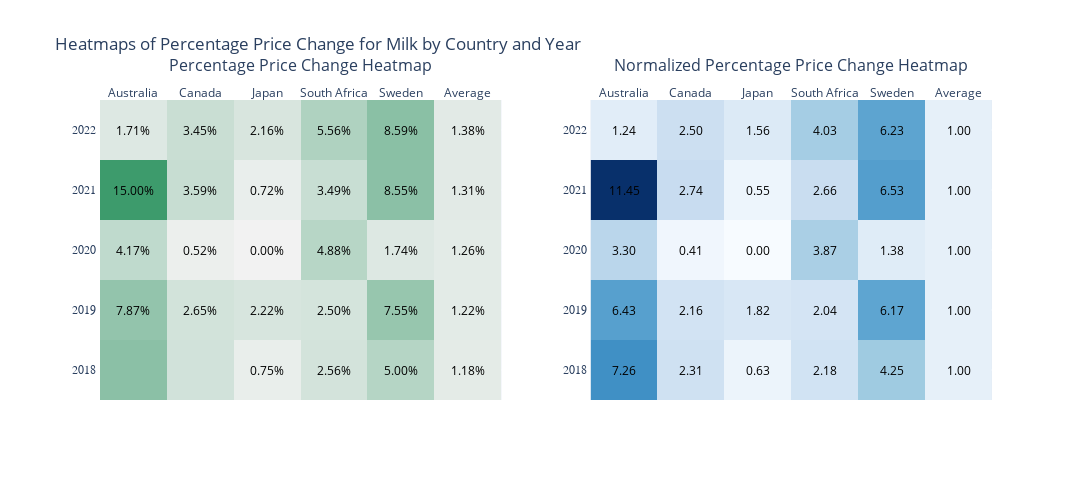

This figure's notebook cell:
### Code cell
graphing.inter_country_price_heatmaps(inter_country_price_stats, inter_country_price_stats_norm, "Milk", "PERC_PRICE_CHANGE_START_YEAR_TO_END_YEAR")

### Figure 1 — Plotly figure (JSON) as saved in the notebook; plotly's stock layout.template omitted (floating-point values rounded to 4 significant figures; data arrays with more than 128 entries replaced by an {"elided": "..."} marker saying what was removed)
{"data": [{"colorscale": {"elided": "255x2 mixed values"}, "hovertemplate": "Country: %{y}<br>Year: %{x}<br>Value: $%{z:.2f}<extra></extra>", "showlegend": false, "showscale": false, "type": "heatmap", "x": ["Australia", "Canada", "Japan", "South Africa", "Sweden", "Average"], "xaxis": "x", "y": [2018, 2019, 2020, 2021, 2022], "yaxis": "y", "z": [[8.537, 2.717, 0.7463, 2.564, 5.0, 1.176], [7.865, 2.646, 2.222, 2.5, 7.547, 1.222], [4.167, 0.5155, 0, 4.878, 1.739, 1.262], [15.0, 3.59, 0.7246, 3.488, 8.547, 1.31], [1.709, 3.448, 2.158, 5.556, 8.594, 1.38]]}, {"colorscale": [[0, "rgb(247,251,255)"], [0.125, "rgb(222,235,247)"], [0.25, "rgb(198,219,239)"], [0.375, "rgb(158,202,225)"], [0.5, "rgb(107,174,214)"], [0.625, "rgb(66,146,198)"], [0.75, "rgb(33,113,181)"], [0.875, "rgb(8,81,156)"], [1, "rgb(8,48,107)"]], "hovertemplate": "Country: %{y}<br>Year: %{x}<br>Value: %{z:.2f}<extra></extra>", "showlegend": false, "showscale": false, "type": "heatmap", "x": ["Australia", "Canada", "Japan", "South Africa", "Sweden", "Average"], "xaxis": "x2", "y": [2018, 2019, 2020, 2021, 2022], "yaxis": "y2", "z": [[7.259, 2.311, 0.6346, 2.18, 4.252, 1], [6.434, 2.164, 1.818, 2.045, 6.174, 1], [3.303, 0.4086, 0, 3.867, 1.379, 1], [11.45, 2.741, 0.5532, 2.663, 6.525, 1], [1.239, 2.499, 1.564, 4.026, 6.228, 1]]}], "layout": {"annotations": [{"font": {"size": 16}, "showarrow": false, "text": "Percentage Price Change Heatmap", "x": 0.225, "xanchor": "center", "xref": "paper", "y": 1.075, "yanchor": "bottom", "yref": "paper"}, {"font": {"size": 16}, "showarrow": false, "text": "Normalized Percentage Price Change Heatmap", "x": 0.775, "xanchor": "center", "xref": "paper", "y": 1.075, "yanchor": "bottom", "yref": "paper"}, {"font": {"color": "black"}, "showarrow": false, "text": "0.75%", "x": "Japan", "xref": "x", "y": 2018, "yref": "y"}, {"font": {"color": "black"}, "showarrow": false, "text": "2.56%", "x": "South Africa", "xref": "x", "y": 2018, "yref": "y"}, {"font": {"color": "black"}, "showarrow": false, "text": "5.00%", "x": "Sweden", "xref": "x", "y": 2018, "yref": "y"}, {"font": {"color": "black"}, "showarrow": false, "text": "1.18%", "x": "Average", "xref": "x", "y": 2018, "yref": "y"}, {"font": {"color": "black"}, "showarrow": false, "text": "7.87%", "x": "Australia", "xref": "x", "y": 2019, "yref": "y"}, {"font": {"color": "black"}, "showarrow": false, "text": "2.65%", "x": "Canada", "xref": "x", "y": 2019, "yref": "y"}, {"font": {"color": "black"}, "showarrow": false, "text": "2.22%", "x": "Japan", "xref": "x", "y": 2019, "yref": "y"}, {"font": {"color": "black"}, "showarrow": false, "text": "2.50%", "x": "South Africa", "xref": "x", "y": 2019, "yref": "y"}, {"font": {"color": "black"}, "showarrow": false, "text": "7.55%", "x": "Sweden", "xref": "x", "y": 2019, "yref": "y"}, {"font": {"color": "black"}, "showarrow": false, "text": "1.22%", "x": "Average", "xref": "x", "y": 2019, "yref": "y"}, {"font": {"color": "black"}, "showarrow": false, "text": "4.17%", "x": "Australia", "xref": "x", "y": 2020, "yref": "y"}, {"font": {"color": "black"}, "showarrow": false, "text": "0.52%", "x": "Canada", "xref": "x", "y": 2020, "yref": "y"}, {"font": {"color": "black"}, "showarrow": false, "text": "0.00%", "x": "Japan", "xref": "x", "y": 2020, "yref": "y"}, {"font": {"color": "black"}, "showarrow": false, "text": "4.88%", "x": "South Africa", "xref": "x", "y": 2020, "yref": "y"}, {"font": {"color": "black"}, "showarrow": false, "text": "1.74%", "x": "Sweden", "xref": "x", "y": 2020, "yref": "y"}, {"font": {"color": "black"}, "showarrow": false, "text": "1.26%", "x": "Average", "xref": "x", "y": 2020, "yref": "y"}, {"font": {"color": "black"}, "showarrow": false, "text": "15.00%", "x": "Australia", "xref": "x", "y": 2021, "yref": "y"}, {"font": {"color": "black"}, "showarrow": false, "text": "3.59%", "x": "Canada", "xref": "x", "y": 2021, "yref": "y"}, {"font": {"color": "black"}, "showarrow": false, "text": "0.72%", "x": "Japan", "xref": "x", "y": 2021, "yref": "y"}, {"font": {"color": "black"}, "showarrow": false, "text": "3.49%", "x": "South Africa", "xref": "x", "y": 2021, "yref": "y"}, {"font": {"color": "black"}, "showarrow": false, "text": "8.55%", "x": "Sweden", "xref": "x", "y": 2021, "yref": "y"}, {"font": {"color": "black"}, "showarrow": false, "text": "1.31%", "x": "Average", "xref": "x", "y": 2021, "yref": "y"}, {"font": {"color": "black"}, "showarrow": false, "text": "1.71%", "x": "Australia", "xref": "x", "y": 2022, "yref": "y"}, {"font": {"color": "black"}, "showarrow": false, "text": "3.45%", "x": "Canada", "xref": "x", "y": 2022, "yref": "y"}, {"font": {"color": "black"}, "showarrow": false, "text": "2.16%", "x": "Japan", "xref": "x", "y": 2022, "yref": "y"}, {"font": {"color": "black"}, "showarrow": false, "text": "5.56%", "x": "South Africa", "xref": "x", "y": 2022, "yref": "y"}, {"font": {"color": "black"}, "showarrow": false, "text": "8.59%", "x": "Sweden", "xref": "x", "y": 2022, "yref": "y"}, {"font": {"color": "black"}, "showarrow": false, "text": "1.38%", "x": "Average", "xref": "x", "y": 2022, "yref": "y"}, {"font": {"color": "black"}, "showarrow": false, "text": "7.26", "x": "Australia", "xref": "x2", "y": 2018, "yref": "y2"}, {"font": {"color": "black"}, "showarrow": false, "text": "2.31", "x": "Canada", "xref": "x2", "y": 2018, "yref": "y2"}, {"font": {"color": "black"}, "showarrow": false, "text": "0.63", "x": "Japan", "xref": "x2", "y": 2018, "yref": "y2"}, {"font": {"color": "black"}, "showarrow": false, "text": "2.18", "x": "South Africa", "xref": "x2", "y": 2018, "yref": "y2"}, {"font": {"color": "black"}, "showarrow": false, "text": "4.25", "x": "Sweden", "xref": "x2", "y": 2018, "yref": "y2"}, {"font": {"color": "black"}, "showarrow": false, "text": "1.00", "x": "Average", "xref": "x2", "y": 2018, "yref": "y2"}, {"font": {"color": "black"}, "showarrow": false, "text": "6.43", "x": "Australia", "xref": "x2", "y": 2019, "yref": "y2"}, {"font": {"color": "black"}, "showarrow": false, "text": "2.16", "x": "Canada", "xref": "x2", "y": 2019, "yref": "y2"}, {"font": {"color": "black"}, "showarrow": false, "text": "1.82", "x": "Japan", "xref": "x2", "y": 2019, "yref": "y2"}, {"font": {"color": "black"}, "showarrow": false, "text": "2.04", "x": "South Africa", "xref": "x2", "y": 2019, "yref": "y2"}, {"font": {"color": "black"}, "showarrow": false, "text": "6.17", "x": "Sweden", "xref": "x2", "y": 2019, "yref": "y2"}, {"font": {"color": "black"}, "showarrow": false, "text": "1.00", "x": "Average", "xref": "x2", "y": 2019, "yref": "y2"}, {"font": {"color": "black"}, "showarrow": false, "text": "3.30", "x": "Australia", "xref": "x2", "y": 2020, "yref": "y2"}, {"font": {"color": "black"}, "showarrow": false, "text": "0.41", "x": "Canada", "xref": "x2", "y": 2020, "yref": "y2"}, {"font": {"color": "black"}, "showarrow": false, "text": "0.00", "x": "Japan", "xref": "x2", "y": 2020, "yref": "y2"}, {"font": {"color": "black"}, "showarrow": false, "text": "3.87", "x": "South Africa", "xref": "x2", "y": 2020, "yref": "y2"}, {"font": {"color": "black"}, "showarrow": false, "text": "1.38", "x": "Sweden", "xref": "x2", "y": 2020, "yref": "y2"}, {"font": {"color": "black"}, "showarrow": false, "text": "1.00", "x": "Average", "xref": "x2", "y": 2020, "yref": "y2"}, {"font": {"color": "black"}, "showarrow": false, "text": "11.45", "x": "Australia", "xref": "x2", "y": 2021, "yref": "y2"}, {"font": {"color": "black"}, "showarrow": false, "text": "2.74", "x": "Canada", "xref": "x2", "y": 2021, "yref": "y2"}, {"font": {"color": "black"}, "showarrow": false, "text": "0.55", "x": "Japan", "xref": "x2", "y": 2021, "yref": "y2"}, {"font": {"color": "black"}, "showarrow": false, "text": "2.66", "x": "South Africa", "xref": "x2", "y": 2021, "yref": "y2"}, {"font": {"color": "black"}, "showarrow": false, "text": "6.53", "x": "Sweden", "xref": "x2", "y": 2021, "yref": "y2"}, {"font": {"color": "black"}, "showarrow": false, "text": "1.00", "x": "Average", "xref": "x2", "y": 2021, "yref": "y2"}, {"font": {"color": "black"}, "showarrow": false, "text": "1.24", "x": "Australia", "xref": "x2", "y": 2022, "yref": "y2"}, {"font": {"color": "black"}, "showarrow": false, "text": "2.50", "x": "Canada", "xref": "x2", "y": 2022, "yref": "y2"}, {"font": {"color": "black"}, "showarrow": false, "text": "1.56", "x": "Japan", "xref": "x2", "y": 2022, "yref": "y2"}, {"font": {"color": "black"}, "showarrow": false, "text": "4.03", "x": "South Africa", "xref": "x2", "y": 2022, "yref": "y2"}, {"font": {"color": "black"}, "showarrow": false, "text": "6.23", "x": "Sweden", "xref": "x2", "y": 2022, "yref": "y2"}, {"font": {"color": "black"}, "showarrow": false, "text": "1.00", "x": "Average", "xref": "x2", "y": 2022, "yref": "y2"}], "height": 500, "margin": {"b": 100, "l": 100, "r": 100, "t": 100}, "title": {"text": "Heatmaps of Percentage Price Change for Milk by Country and Year"}, "width": 1100, "xaxis": {"anchor": "y", "autorange": true, "domain": [0, 0.45], "range": [-0.5, 5.5], "scaleanchor": "y", "scaleratio": 1, "side": "top", "tickmode": "array", "ticktext": ["Australia", "Canada", "Japan", "South Africa", "Sweden", "Average"], "tickvals": [0, 1, 2, 3, 4, 5], "title": {"font": {"family": "Arial", "size": 14}}, "type": "category"}, "xaxis2": {"anchor": "y2", "autorange": true, "domain": [0.55, 1], "range": [-0.5, 5.5], "scaleanchor": "y", "scaleratio": 1, "side": "top", "tickmode": "array", "ticktext": ["Australia", "Canada", "Japan", "South Africa", "Sweden", "Average"], "tickvals": [0, 1, 2, 3, 4, 5], "title": {"font": {"family": "Arial", "size": 14}}, "type": "category"}, "yaxis": {"anchor": "x", "autorange": true, "domain": [0, 1], "range": [2018.0, 2022.0], "side": "left", "tickfont": {"family": "sans-serif"}, "ticks": "", "ticksuffix": " ", "type": "linear"}, "yaxis2": {"anchor": "x2", "autorange": true, "domain": [0, 1], "range": [2018.0, 2022.0], "side": "left", "tickfont": {"family": "sans-serif"}, "ticks": "", "ticksuffix": " ", "type": "linear"}}}
